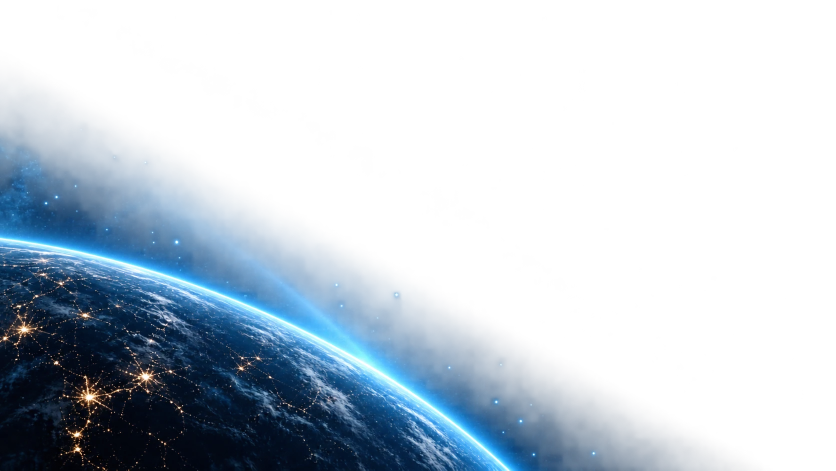
#> input picture dev/assets/phase33-earth-limb-source.webp, 1672 x 941 px (shown at 1/2 size)
$ python conversation_atmosphere.py
#> lines starting #> are read from the running program, lines starting #| are printed output that depends on the picture
"""Generate jarvis/ui/qml/assets/conversation-atmosphere.png.

A static, decorative plate that sits behind the Command Center conversation
surface in the Canonical Space theme: a deep blue-black field, a sparse star
scatter, restrained blue bloom, and the supplied textured Earth limb
(dev/assets/phase33-earth-limb-source.webp) entering from the lower left -
the local atmosphere of the approved conversation helper. It carries no
text, controls or data; everything interactive stays native QML.

The Earth is placed so its horizon enters the surface's left edge at ~61 %
of the height and passes behind the workflow's lower left, close to the
helper's horizon, and sits bottom-left so the plate crops gracefully at
every supported size. Deterministic: the same inputs give the same plate.

    python dev/assets/conversation_atmosphere.py
"""

from pathlib import Path

import numpy as np
from PIL import Image

W, H = 1096, 823
OUT = Path(__file__).resolve().parents[2] / "jarvis" / "ui" / "qml" / "assets" / "conversation-atmosphere.png"

EARTH = Path(__file__).resolve().parent / "phase33-earth-limb-source.webp"
EARTH_SCALE = 0.80            # source 1672x941 -> 1338x753 on the 1096x823 surface
EARTH_HORIZON_AT_LEFT = 385   # where the source's horizon meets its own left edge
EARTH_ENTRY_Y = 430           # where it should meet the surface's left edge
EARTH_TILT = 13.0             # degrees clockwise about that point: the helper's steeper horizon
EARTH_OPACITY = 0.82          # restrained: the conversation text stays dominant


def main() -> None:
    rng = np.random.default_rng(7)
    yy, xx = np.mgrid[0:H, 0:W].astype(np.float32)
    rgb = np.zeros((H, W, 3), np.float32)

    # Deep blue-black field, a touch lighter towards the top.
    top, bottom = np.array([0, 11, 24]), np.array([0, 6, 14])
    t = (yy / H)[..., None]
    rgb[:] = top * (1 - t) + bottom * t

    # Restrained blue bloom: above the horizon, and a faint lift up-right.
    def bloom(cx, cy, rx, ry, colour, strength):
        d = ((xx - cx) / rx) ** 2 + ((yy - cy) / ry) ** 2
        rgb[:] += np.exp(-d)[..., None] * np.array(colour, np.float32) * strength

    bloom(120, 600, 520, 300, (10, 60, 140), 0.22)
    bloom(W * 0.9, H * 0.12, 520, 360, (4, 30, 70), 0.22)

    # Sparse stars: tiny, a few with a soft halo.
    for _ in range(260):
        x, y = rng.uniform(0, W), rng.uniform(0, H)
        v = rng.uniform(0.25, 1.0) ** 2.2
        r = rng.uniform(0.5, 1.2)
        tint = np.array((200, 228, 255) if rng.random() > 0.8 else (235, 245, 255), np.float32)
        x0, x1 = int(max(0, x - 4)), int(min(W, x + 5))
        y0, y1 = int(max(0, y - 4)), int(min(H, y + 5))
        d2 = (xx[y0:y1, x0:x1] - x) ** 2 + (yy[y0:y1, x0:x1] - y) ** 2
        glow = np.exp(-d2 / (2 * r * r)) * v + (np.exp(-d2 / 10.0) * v * 0.12 if v > 0.6 else 0)
        rgb[y0:y1, x0:x1] += glow[..., None] * tint * 0.9

    # The textured Earth limb: the supplied production asset, scaled, tilted
    # about the point where its horizon meets the surface's left edge, and
    # composited once. The planet body covers the bottom-left corner.
    src = Image.open(EARTH).convert("RGBA")
#> src is the input picture: PIL image 1672x941 RGBA; mean R, G, B, A 11.2, 27.7, 43.4, 70.8
    ew, eh = round(src.width * EARTH_SCALE), round(src.height * EARTH_SCALE)
    src = src.resize((ew, eh), Image.LANCZOS)
#> src: PIL image 1338x753 RGBA
    pivot_y = EARTH_HORIZON_AT_LEFT * EARTH_SCALE
    # A canvas the size of the surface, with the pivot at (0, EARTH_ENTRY_Y).
    layer = Image.new("RGBA", (W, H), (0, 0, 0, 0))
#> layer: PIL image 1096x823 RGBA; every value is 0
    layer.paste(src, (0, round(EARTH_ENTRY_Y - pivot_y)), src)
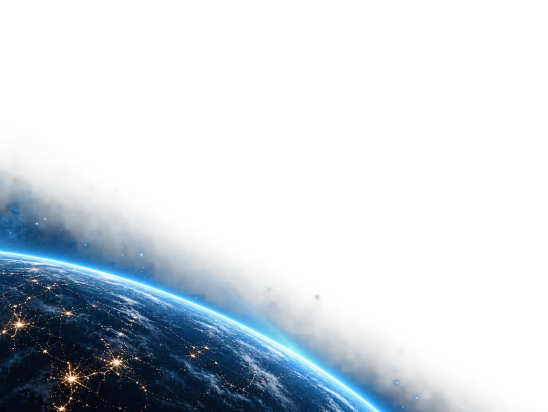
#> layer: PIL image 1096x823 RGBA (shown at 1/2 size); mean R, G, B, A 9.6, 20.2, 29.5, 56.6; transparent parts drawn white
    layer = layer.rotate(-EARTH_TILT, resample=Image.BICUBIC, center=(0, EARTH_ENTRY_Y))
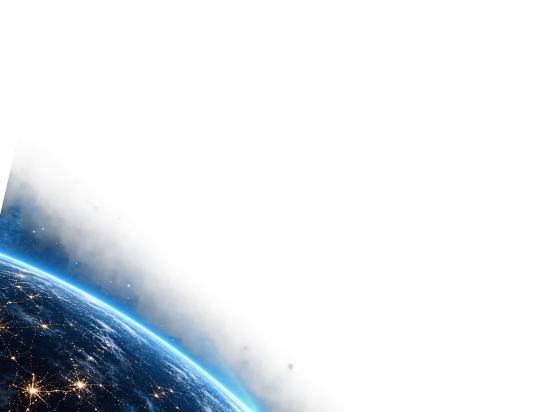
#> layer: PIL image 1096x823 RGBA (shown at 1/2 size); mean R, G, B, A 6.5, 13.6, 20, 36; transparent parts drawn white
    e = np.asarray(layer).astype(np.float32)
    # The thin atmospheric haze fades more than the planet body (alpha
    # gamma), so labels over the glow stay legible.
    a = (e[..., 3:4] / 255.0) ** 1.6 * EARTH_OPACITY
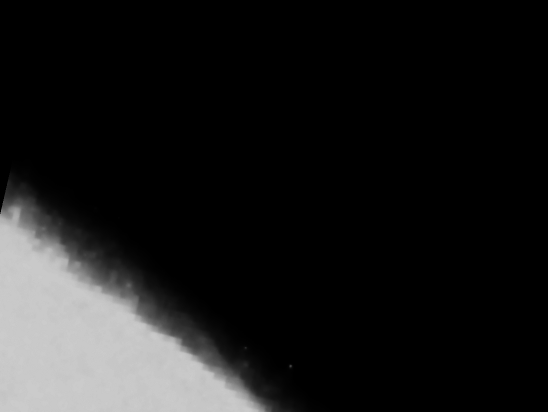
#> a: shape (823, 1096, 1) float32 (shown at 1/2 size); min 0, max 0.805, mean 0.105
    rgb[:] = rgb * (1 - a) + e[..., :3] * a
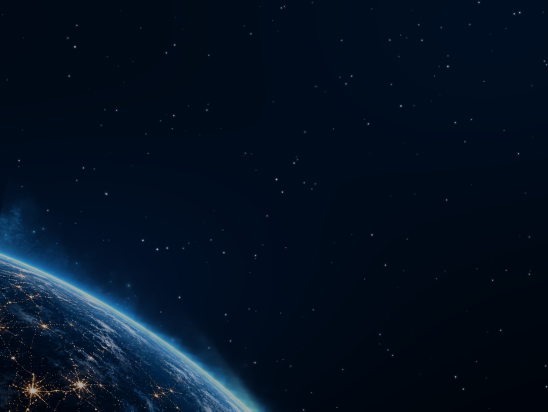
#> rgb: shape (823, 1096, 3) float32 (shown at 1/2 size); mean R, G, B 5.3, 20.7, 39.5; drawn with min black and max white

    # Rounded corners, so the plate sits cleanly inside the glass frame.
    alpha = np.ones((H, W), np.float32)
    r = 10
    for (ox, oy) in ((r, r), (W - r - 1, r), (r, H - r - 1), (W - r - 1, H - r - 1)):
        cornerx = (xx < r) if ox == r else (xx > W - r - 1)
        cornery = (yy < r) if oy == r else (yy > H - r - 1)
        d = np.sqrt((xx - ox) ** 2 + (yy - oy) ** 2)
        alpha = np.where(cornerx & cornery, np.clip(r + 0.5 - d, 0, 1), alpha)

    img = np.dstack([np.clip(rgb, 0, 255), alpha * 255]).astype(np.uint8)
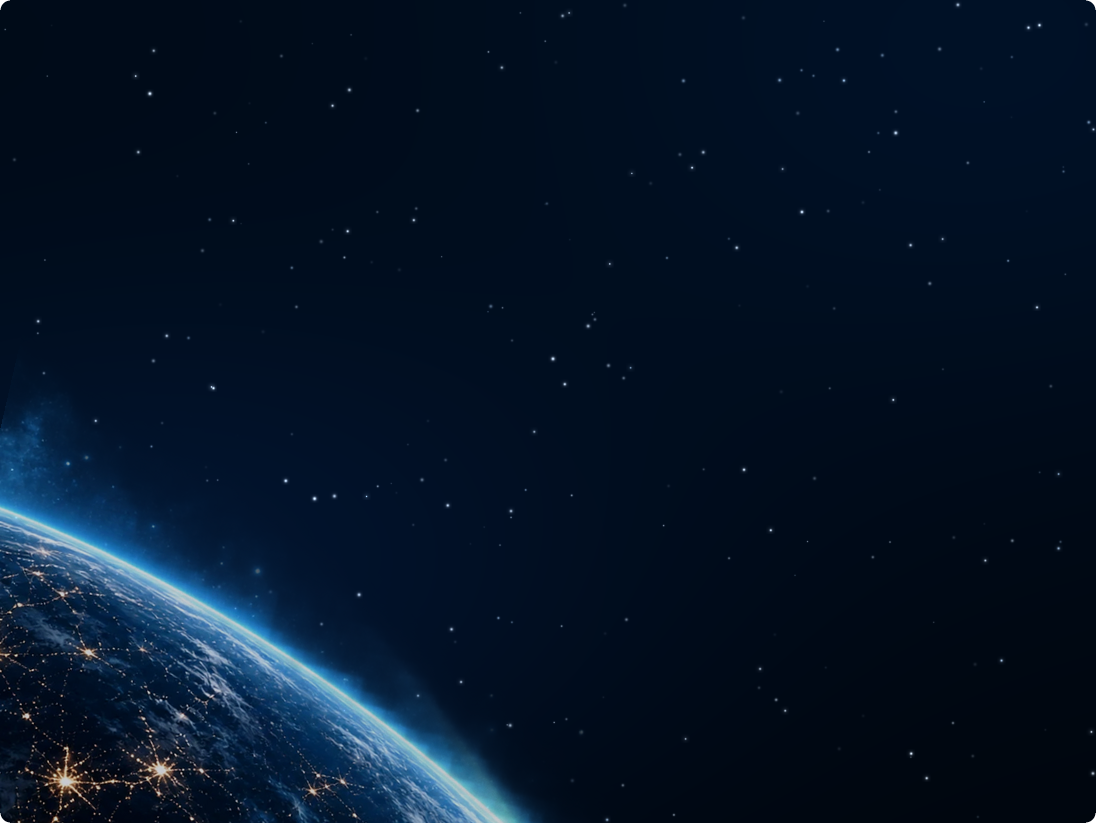
#> img: shape (823, 1096, 4); mean R, G, B, A 4.8, 20.2, 39, 255; transparent parts drawn white
    OUT.parent.mkdir(parents=True, exist_ok=True)
    Image.fromarray(img, "RGBA").save(OUT, optimize=True)
    print(f"wrote {OUT} ({OUT.stat().st_size // 1024} KB)")


if __name__ == "__main__":
    main()

$ run again, with jarvis/ui/qml/assets/core-bed.png saved as dev/assets/phase33-earth-limb-source.webp
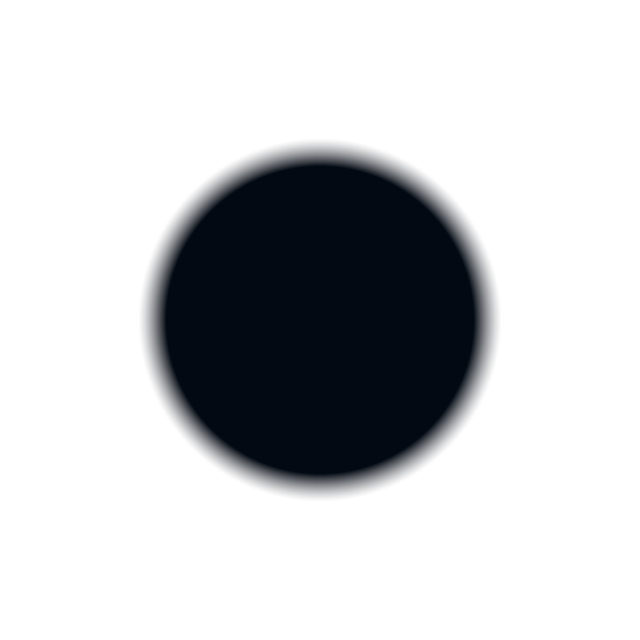
#> input picture jarvis/ui/qml/assets/core-bed.png, 640 x 640 px
#> in main, src is the input picture: PIL image 640x640 RGBA; mean R, G, B, A 3, 9, 18, 53.7
#> src: PIL image 512x512 RGBA
#> in main, `a = (e[..., 3:4] / 255.0) ** 1.6 * EARTH_OPACITY`:
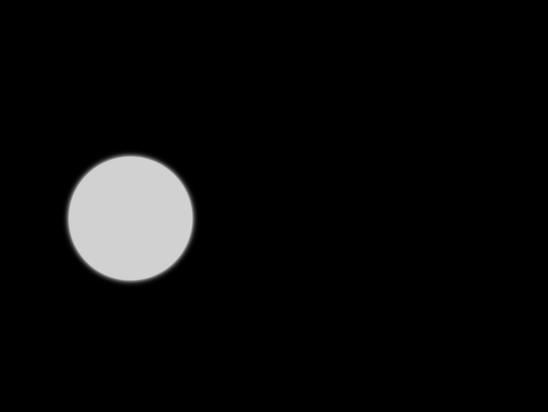
#> a: shape (823, 1096, 1) float32 (shown at 1/2 size); min 0, max 0.82, mean 0.0461
#> in main, `rgb[:] = rgb * (1 - a) + e[..., :3] * a`:
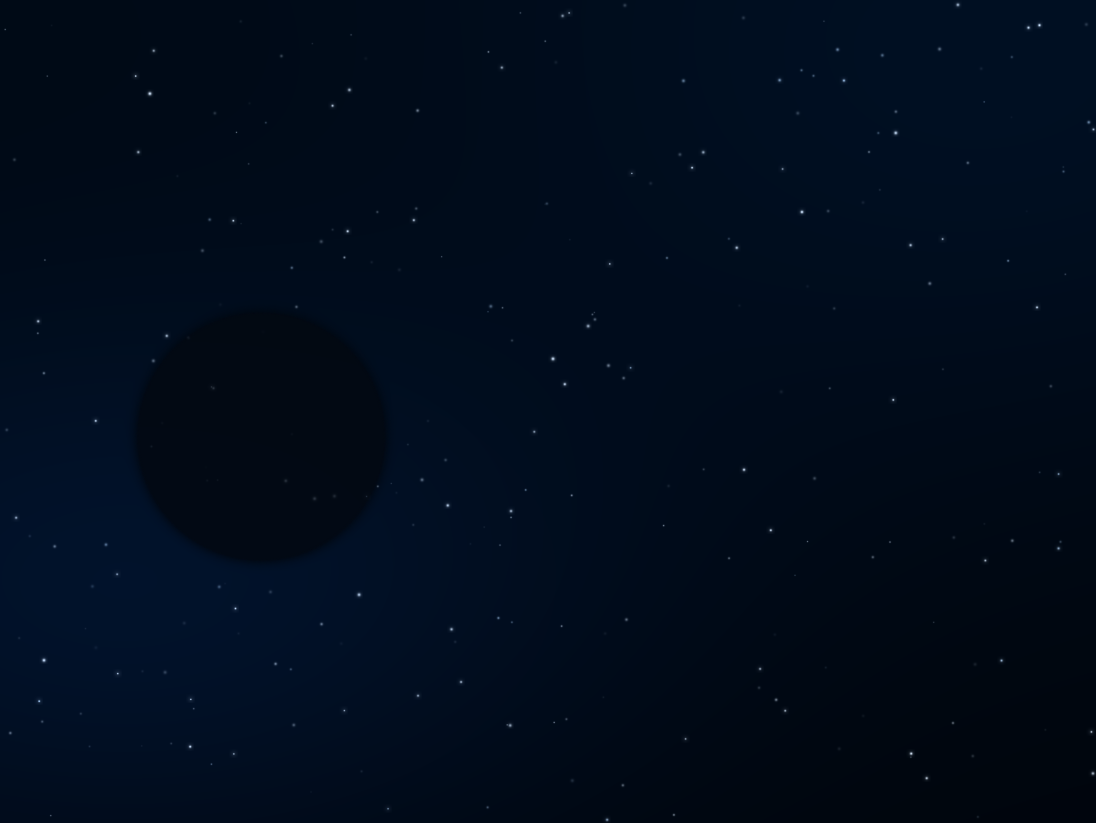
#> rgb: shape (823, 1096, 3) float32; mean R, G, B 1.1, 13.8, 31; drawn with min black and max white

$ run again, with jarvis/ui/qml/assets/core-chamber-light.png saved as dev/assets/phase33-earth-limb-source.webp
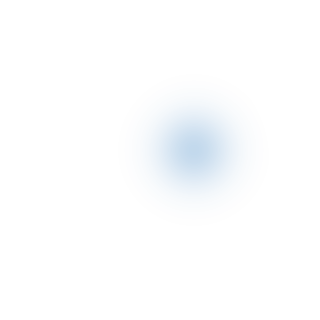
#> input picture jarvis/ui/qml/assets/core-chamber-light.png, 320 x 320 px
#> in main, src is the input picture: PIL image 320x320 RGBA; mean R, G, B, A 40, 119, 190, 2.8
#> src: PIL image 256x256 RGBA
#> in main, `a = (e[..., 3:4] / 255.0) ** 1.6 * EARTH_OPACITY`:
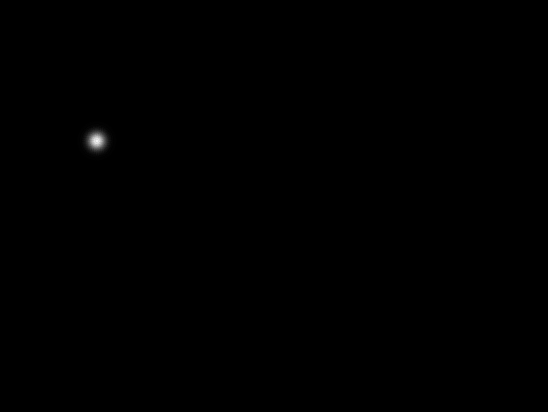
#> a: shape (823, 1096, 1) float32 (shown at 1/2 size); min 0, max 0.014, mean 1.18e-05; drawn with min black and max white
#> in main, `rgb[:] = rgb * (1 - a) + e[..., :3] * a`:
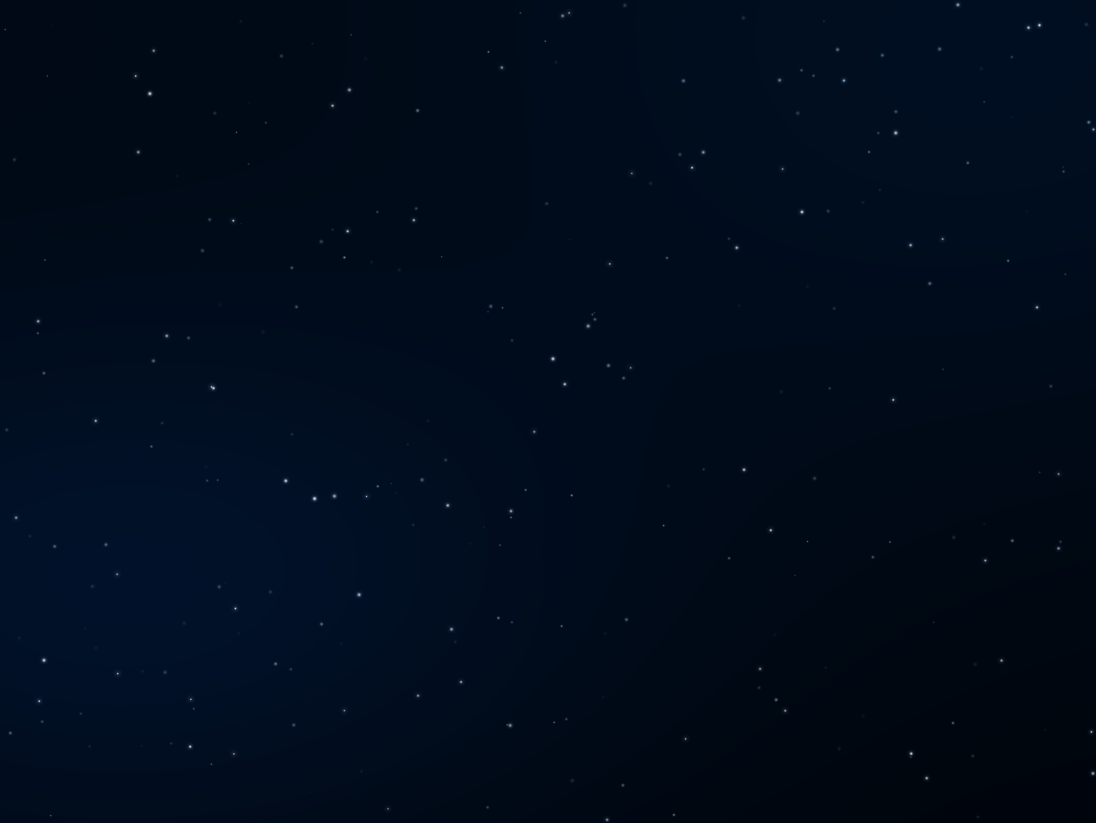
#> rgb: shape (823, 1096, 3) float32; mean R, G, B 1, 14.2, 32.1; drawn with min black and max white
